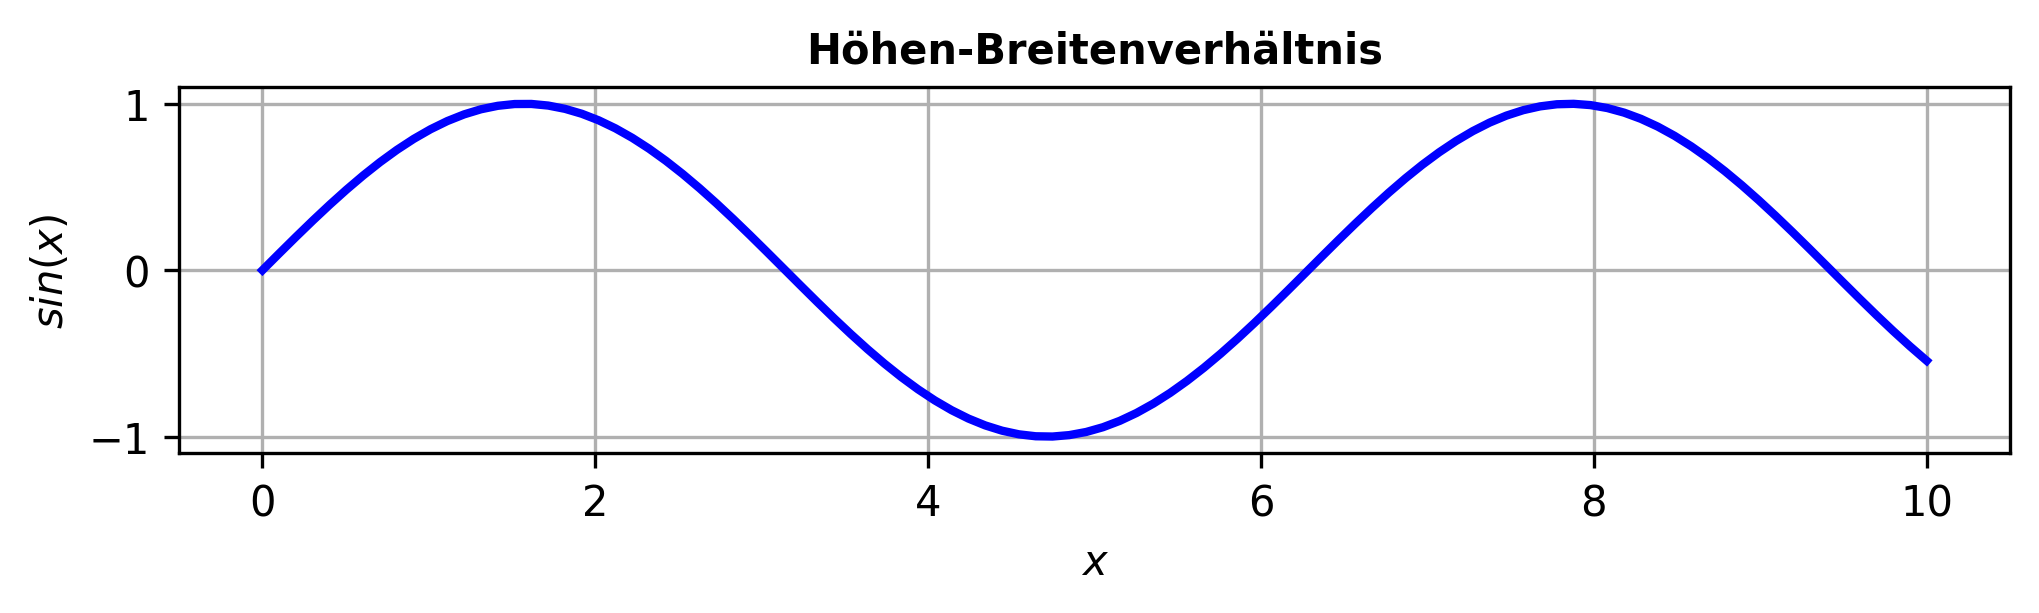

This chart was generated by the following Python code:
import matplotlib.pyplot as plt
import numpy as np
import os

x = np.linspace(0, 10, 100)
fig, ax = plt.subplots()
ax.plot(x, np.sin(x), color="blue", linewidth=2)
ax.set_aspect('equal') # Achsen gleich skaliert
fig.set_size_inches(200/25.4 , 150/25.4)

plt.xlabel('$x$')
plt.ylabel('$sin(x)$')
plt.title("Höhen-Breitenverhältnis", fontsize=10, fontweight="bold")
plt.grid()
plt.savefig("Hoehen-Breitenverhaeltnis.png", dpi=300, bbox_inches='tight')
plt.show()
